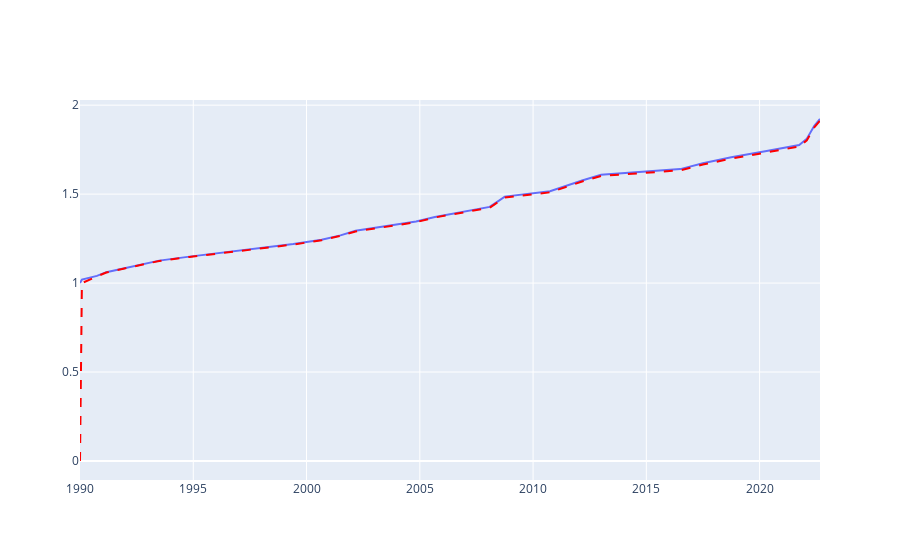

Notebook code cell kept with this figure:
### Code cell
fig = make_subplots()
fig.add_trace(px.line(df, x='valid_since', y='index', title='Indexation').data[0])
fig.add_trace(px.line(df, x='valid_since', y=arima_model_fit.fittedvalues, title='Indexation').data[0])

# change color of trace 
fig.data[1].line.color = 'red'
# add name 
fig.data[1].name = 'ARIMA model fit'
# dashed line
fig.data[1].line.dash = 'dash'

# add legend
fig.update_layout(showlegend=True)


fig.show()

### Figure 1 — Plotly figure (JSON) as saved in the notebook; plotly's stock layout.template omitted (floating-point values rounded to 4 significant figures)
{"data": [{"hovertemplate": "valid_since=%{x}<br>index=%{y}<extra></extra>", "legendgroup": "", "line": {"color": "#636efa", "dash": "solid"}, "marker": {"symbol": "circle"}, "mode": "lines", "name": "", "orientation": "v", "showlegend": false, "type": "scatter", "x": ["1990-01-01T00:00:00", "1990-02-01T00:00:00", "1990-10-01T00:00:00", "1991-03-01T00:00:00", "1991-12-01T00:00:00", "1992-10-01T00:00:00", "1993-07-01T00:00:00", "1994-11-01T00:00:00", "1996-05-01T00:00:00", "1997-10-01T00:00:00", "1999-06-01T00:00:00", "2000-09-01T00:00:00", "2001-07-01T00:00:00", "2002-03-01T00:00:00", "2003-07-01T00:00:00", "2004-11-01T00:00:00", "2005-09-01T00:00:00", "2006-11-01T00:00:00", "2008-02-01T00:00:00", "2008-06-01T00:00:00", "2008-10-01T00:00:00", "2010-10-01T00:00:00", "2011-06-01T00:00:00", "2012-03-01T00:00:00", "2013-01-01T00:00:00", "2016-07-01T00:00:00", "2017-07-01T00:00:00", "2018-10-01T00:00:00", "2020-04-01T00:00:00", "2021-10-01T00:00:00", "2022-02-01T00:00:00", "2022-04-01T00:00:00", "2022-06-01T00:00:00", "2022-09-01T00:00:00"], "xaxis": "x", "y": [1, 1.02, 1.04, 1.061, 1.082, 1.104, 1.126, 1.149, 1.172, 1.195, 1.219, 1.243, 1.268, 1.294, 1.319, 1.346, 1.372, 1.4, 1.428, 1.457, 1.486, 1.516, 1.546, 1.577, 1.608, 1.641, 1.673, 1.707, 1.741, 1.776, 1.811, 1.848, 1.885, 1.922], "yaxis": "y"}, {"hovertemplate": "valid_since=%{x}<br>y=%{y}<extra></extra>", "legendgroup": "", "line": {"color": "red", "dash": "dash"}, "marker": {"symbol": "circle"}, "mode": "lines", "name": "ARIMA model fit", "orientation": "v", "showlegend": false, "type": "scatter", "x": ["1990-01-01T00:00:00", "1990-02-01T00:00:00", "1990-10-01T00:00:00", "1991-03-01T00:00:00", "1991-12-01T00:00:00", "1992-10-01T00:00:00", "1993-07-01T00:00:00", "1994-11-01T00:00:00", "1996-05-01T00:00:00", "1997-10-01T00:00:00", "1999-06-01T00:00:00", "2000-09-01T00:00:00", "2001-07-01T00:00:00", "2002-03-01T00:00:00", "2003-07-01T00:00:00", "2004-11-01T00:00:00", "2005-09-01T00:00:00", "2006-11-01T00:00:00", "2008-02-01T00:00:00", "2008-06-01T00:00:00", "2008-10-01T00:00:00", "2010-10-01T00:00:00", "2011-06-01T00:00:00", "2012-03-01T00:00:00", "2013-01-01T00:00:00", "2016-07-01T00:00:00", "2017-07-01T00:00:00", "2018-10-01T00:00:00", "2020-04-01T00:00:00", "2021-10-01T00:00:00", "2022-02-01T00:00:00", "2022-04-01T00:00:00", "2022-06-01T00:00:00", "2022-09-01T00:00:00"], "xaxis": "x", "y": [0, 1.0, 1.038, 1.059, 1.081, 1.102, 1.124, 1.147, 1.17, 1.193, 1.216, 1.241, 1.265, 1.29, 1.316, 1.342, 1.369, 1.395, 1.424, 1.452, 1.481, 1.51, 1.54, 1.571, 1.602, 1.634, 1.666, 1.699, 1.733, 1.768, 1.803, 1.839, 1.875, 1.912], "yaxis": "y"}], "layout": {"showlegend": true, "xaxis": {"anchor": "y", "domain": [0, 1]}, "yaxis": {"anchor": "x", "domain": [0, 1]}}}
